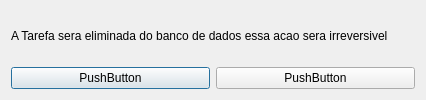
<?xml version="1.0" encoding="UTF-8"?>
<ui version="4.0">
 <class>Dialog</class>
 <widget class="QDialog" name="Dialog">
  <property name="geometry">
   <rect>
    <x>0</x>
    <y>0</y>
    <width>426</width>
    <height>100</height>
   </rect>
  </property>
  <property name="sizePolicy">
   <sizepolicy hsizetype="Preferred" vsizetype="Preferred">
    <horstretch>0</horstretch>
    <verstretch>0</verstretch>
   </sizepolicy>
  </property>
  <property name="maximumSize">
   <size>
    <width>426</width>
    <height>100</height>
   </size>
  </property>
  <property name="windowTitle">
   <string>Aviso</string>
  </property>
  <layout class="QGridLayout" name="gridLayout_2">
   <item row="0" column="0">
    <layout class="QGridLayout" name="gridLayout">
     <item row="0" column="0" colspan="2">
      <widget class="QLabel" name="label">
       <property name="text">
        <string>A Tarefa sera eliminada do banco de dados essa acao sera irreversivel</string>
       </property>
      </widget>
     </item>
     <item row="1" column="0">
      <widget class="QPushButton" name="pushButton_2">
       <property name="text">
        <string>PushButton</string>
       </property>
      </widget>
     </item>
     <item row="1" column="1">
      <widget class="QPushButton" name="pushButton">
       <property name="text">
        <string>PushButton</string>
       </property>
      </widget>
     </item>
    </layout>
   </item>
  </layout>
 </widget>
 <resources/>
 <connections/>
</ui>
